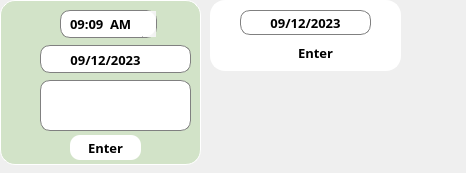
<?xml version="1.0" encoding="UTF-8"?>
<ui version="4.0">
 <class>Popup_Plan</class>
 <widget class="QDialog" name="Popup_Plan">
  <property name="geometry">
   <rect>
    <x>0</x>
    <y>0</y>
    <width>466</width>
    <height>173</height>
   </rect>
  </property>
  <property name="windowTitle">
   <string>Dialog</string>
  </property>
  <widget class="QFrame" name="popup_add_plan">
   <property name="geometry">
    <rect>
     <x>0</x>
     <y>0</y>
     <width>201</width>
     <height>165</height>
    </rect>
   </property>
   <property name="styleSheet">
    <string notr="true">#popup_add_plan{
	background-color: #D2E3C8;
	border-radius: 15;
	border:1px solid white;
}</string>
   </property>
   <property name="frameShape">
    <enum>QFrame::StyledPanel</enum>
   </property>
   <property name="frameShadow">
    <enum>QFrame::Raised</enum>
   </property>
   <widget class="QPlainTextEdit" name="plainTextEdit_detailPlan">
    <property name="geometry">
     <rect>
      <x>40</x>
      <y>80</y>
      <width>151</width>
      <height>51</height>
     </rect>
    </property>
    <property name="font">
     <font>
      <family>SamsungOne</family>
      <bold>false</bold>
     </font>
    </property>
    <property name="styleSheet">
     <string notr="true">border-radius: 10;
background-color: white;
border: 1px solid gray;
padding-left: 5</string>
    </property>
    <property name="plainText">
     <string/>
    </property>
   </widget>
   <widget class="QLabel" name="label_23">
    <property name="geometry">
     <rect>
      <x>10</x>
      <y>90</y>
      <width>21</width>
      <height>21</height>
     </rect>
    </property>
    <property name="text">
     <string/>
    </property>
    <property name="pixmap">
     <pixmap resource="ResourceFile.qrc">:/Icon/Image/icons8-note-40.png</pixmap>
    </property>
    <property name="scaledContents">
     <bool>true</bool>
    </property>
   </widget>
   <widget class="QPushButton" name="pushButton_SetPlan">
    <property name="geometry">
     <rect>
      <x>70</x>
      <y>135</y>
      <width>71</width>
      <height>25</height>
     </rect>
    </property>
    <property name="font">
     <font>
      <family>Samsung Sharp Sans</family>
      <pointsize>10</pointsize>
      <bold>true</bold>
     </font>
    </property>
    <property name="styleSheet">
     <string notr="true">#pushButton_SetPlan
{
	border: 0px solid white;
	background-color: white;
	border-radius: 10px;
}
#pushButton_SetPlan::pressed
{
	background-color: #B5CB99;
	border-style: inset;
}
#pushButton_SetPlan::hover
{
	background-color: #B5CB99;
	border-style: inset;
}</string>
    </property>
    <property name="text">
     <string>Enter</string>
    </property>
    <property name="icon">
     <iconset resource="ResourceFile.qrc">
      <normaloff>:/Icon/Image/icons8-next-50.png</normaloff>:/Icon/Image/icons8-next-50.png</iconset>
    </property>
    <property name="iconSize">
     <size>
      <width>20</width>
      <height>20</height>
     </size>
    </property>
   </widget>
   <widget class="QPlainTextEdit" name="plainTextEdit_10">
    <property name="geometry">
     <rect>
      <x>40</x>
      <y>45</y>
      <width>151</width>
      <height>28</height>
     </rect>
    </property>
    <property name="font">
     <font>
      <family>Samsung Sharp Sans</family>
      <bold>true</bold>
     </font>
    </property>
    <property name="styleSheet">
     <string notr="true">border-radius: 10;
background-color: white;
border: 1px solid gray;
padding-left: 5</string>
    </property>
    <property name="plainText">
     <string/>
    </property>
   </widget>
   <widget class="QLabel" name="label_25">
    <property name="geometry">
     <rect>
      <x>8</x>
      <y>45</y>
      <width>28</width>
      <height>28</height>
     </rect>
    </property>
    <property name="text">
     <string/>
    </property>
    <property name="pixmap">
     <pixmap resource="ResourceFile.qrc">:/Icon/Image/icons8-calendar-48.png</pixmap>
    </property>
    <property name="scaledContents">
     <bool>true</bool>
    </property>
   </widget>
   <widget class="QPushButton" name="pushButton_Selectday_Plan">
    <property name="geometry">
     <rect>
      <x>165</x>
      <y>47</y>
      <width>21</width>
      <height>24</height>
     </rect>
    </property>
    <property name="styleSheet">
     <string notr="true">#pushButton_Selectday_Plan
{
	border: 0px solid white;
	background-color: white;
	border-radius: 10px;
}
#pushButton_Selectday_Plan::pressed
{
	background-color: #99FFFF;
	border-style: inset;
}
#pushButton_Selectday_Plan::hover
{
	background-color: #BBBBBB;
	border-style: inset;
}</string>
    </property>
    <property name="text">
     <string/>
    </property>
    <property name="icon">
     <iconset resource="ResourceFile.qrc">
      <normaloff>:/Icon/Image/icons8-calendar-48.png</normaloff>:/Icon/Image/icons8-calendar-48.png</iconset>
    </property>
    <property name="iconSize">
     <size>
      <width>20</width>
      <height>20</height>
     </size>
    </property>
   </widget>
   <widget class="QLabel" name="label_date_selected_Plan">
    <property name="geometry">
     <rect>
      <x>60</x>
      <y>47</y>
      <width>91</width>
      <height>25</height>
     </rect>
    </property>
    <property name="font">
     <font>
      <family>Samsung Sharp Sans</family>
      <pointsize>10</pointsize>
      <bold>true</bold>
     </font>
    </property>
    <property name="styleSheet">
     <string notr="true">#label_date_selected_Plan{
	background-color: white;
	border-radius: 10;
	border: 1px solid white;
	color: black
}</string>
    </property>
    <property name="text">
     <string>09/12/2023</string>
    </property>
    <property name="alignment">
     <set>Qt::AlignCenter</set>
    </property>
   </widget>
   <widget class="QPlainTextEdit" name="plainTextEdit_Time">
    <property name="geometry">
     <rect>
      <x>60</x>
      <y>10</y>
      <width>97</width>
      <height>28</height>
     </rect>
    </property>
    <property name="font">
     <font>
      <family>Samsung Sharp Sans</family>
      <pointsize>10</pointsize>
      <bold>true</bold>
     </font>
    </property>
    <property name="styleSheet">
     <string notr="true">border-radius: 10;
background-color: white;
border: 1px solid gray;
padding-left: 5</string>
    </property>
    <property name="plainText">
     <string>09:09</string>
    </property>
    <property name="centerOnScroll">
     <bool>false</bool>
    </property>
   </widget>
   <widget class="QLabel" name="label_26">
    <property name="geometry">
     <rect>
      <x>11</x>
      <y>15</y>
      <width>21</width>
      <height>21</height>
     </rect>
    </property>
    <property name="text">
     <string/>
    </property>
    <property name="pixmap">
     <pixmap resource="ResourceFile.qrc">:/Icon/Image/icons8-clock-30.png</pixmap>
    </property>
    <property name="scaledContents">
     <bool>true</bool>
    </property>
   </widget>
   <widget class="QComboBox" name="comboBox_MonthThu">
    <property name="geometry">
     <rect>
      <x>105</x>
      <y>11</y>
      <width>51</width>
      <height>25</height>
     </rect>
    </property>
    <property name="font">
     <font>
      <family>Samsung Sharp Sans</family>
      <pointsize>10</pointsize>
      <bold>true</bold>
     </font>
    </property>
    <property name="layoutDirection">
     <enum>Qt::LeftToRight</enum>
    </property>
    <property name="autoFillBackground">
     <bool>false</bool>
    </property>
    <property name="styleSheet">
     <string notr="true">#comboBox_MonthThu {
	border: 0px solid;
	border-radius: 10px;
	background-color: white;
	color: black;
}
#comboBox_MonthThu::drop-down {
	width: 10px;
	border-top-right-radius: 3px;
	border-bottom-right-radius: 3px;
}

#comboBox_MonthThu::down-arrow {
	image: url(&quot;:/Icon/Image/time.png&quot;);
	width: 18;
	height: 18;
	padding-right: 20
}</string>
    </property>
    <property name="editable">
     <bool>false</bool>
    </property>
    <property name="currentIndex">
     <number>0</number>
    </property>
    <property name="maxVisibleItems">
     <number>10</number>
    </property>
    <item>
     <property name="text">
      <string>AM</string>
     </property>
    </item>
    <item>
     <property name="text">
      <string>PM</string>
     </property>
    </item>
   </widget>
  </widget>
  <widget class="QFrame" name="PopupselectDay_Thu">
   <property name="geometry">
    <rect>
     <x>210</x>
     <y>0</y>
     <width>191</width>
     <height>71</height>
    </rect>
   </property>
   <property name="styleSheet">
    <string notr="true">#PopupselectDay_Thu{
	background-color: white;
	border-radius: 15;
	border: 2px solid white;
}</string>
   </property>
   <property name="frameShape">
    <enum>QFrame::StyledPanel</enum>
   </property>
   <property name="frameShadow">
    <enum>QFrame::Raised</enum>
   </property>
   <widget class="QLabel" name="label_21">
    <property name="geometry">
     <rect>
      <x>40</x>
      <y>37</y>
      <width>31</width>
      <height>31</height>
     </rect>
    </property>
    <property name="text">
     <string/>
    </property>
    <property name="pixmap">
     <pixmap resource="ResourceFile.qrc">:/Icon/Image/icons8-calendar-48.png</pixmap>
    </property>
    <property name="scaledContents">
     <bool>true</bool>
    </property>
   </widget>
   <widget class="QPushButton" name="pushButton_SelectedDay_Thu">
    <property name="geometry">
     <rect>
      <x>70</x>
      <y>40</y>
      <width>71</width>
      <height>25</height>
     </rect>
    </property>
    <property name="font">
     <font>
      <family>Samsung Sharp Sans</family>
      <pointsize>10</pointsize>
      <bold>true</bold>
     </font>
    </property>
    <property name="styleSheet">
     <string notr="true">#pushButton_SelectedDay_Thu
{
	border: 0px solid white;
	background-color: white;
	border-radius: 10px;
}
#pushButton_SelectedDay_Thu::pressed
{
	background-color: #99FFFF;
	border-style: inset;
}
#pushButton_SelectedDay_Thu::hover
{
	background-color: #BBBBBB;
	border-style: inset;
}</string>
    </property>
    <property name="text">
     <string>Enter</string>
    </property>
    <property name="icon">
     <iconset resource="ResourceFile.qrc">
      <normaloff>:/Icon/Image/icons8-next-50.png</normaloff>:/Icon/Image/icons8-next-50.png</iconset>
    </property>
    <property name="iconSize">
     <size>
      <width>20</width>
      <height>20</height>
     </size>
    </property>
   </widget>
   <widget class="QPushButton" name="pushButton_back_day_Thu">
    <property name="geometry">
     <rect>
      <x>0</x>
      <y>10</y>
      <width>30</width>
      <height>30</height>
     </rect>
    </property>
    <property name="styleSheet">
     <string notr="true">#pushButton_back_day_Thu
{
	background-color: white ;
	border-radius: 15;
}
#pushButton_back_day_Thu:pressed
{
	background-color: white;
	border-style: inset;
}
#pushButton_back_day_Thu:hover
{
	background-color: #CCFFFF;
	border-style: inset;
}</string>
    </property>
    <property name="text">
     <string/>
    </property>
    <property name="icon">
     <iconset resource="ResourceFile.qrc">
      <normaloff>:/Icon/Image/back.png</normaloff>:/Icon/Image/back.png</iconset>
    </property>
    <property name="iconSize">
     <size>
      <width>30</width>
      <height>30</height>
     </size>
    </property>
   </widget>
   <widget class="QPushButton" name="pushButton_next_day_Thu">
    <property name="geometry">
     <rect>
      <x>160</x>
      <y>10</y>
      <width>30</width>
      <height>30</height>
     </rect>
    </property>
    <property name="styleSheet">
     <string notr="true">#pushButton_next_day_Thu
{
	background-color :white ;
	border-radius: 15;
}
#pushButton_next_day_Thu:pressed
{
	background-color: white;
	border-style: inset;
}
#pushButton_next_day_Thu:hover
{
	background-color: #CCFFFF;
	border-style: inset;
}</string>
    </property>
    <property name="text">
     <string/>
    </property>
    <property name="icon">
     <iconset resource="ResourceFile.qrc">
      <normaloff>:/Icon/Image/next.png</normaloff>:/Icon/Image/next.png</iconset>
    </property>
    <property name="iconSize">
     <size>
      <width>30</width>
      <height>30</height>
     </size>
    </property>
   </widget>
   <widget class="QLabel" name="label_date_select_Thu">
    <property name="geometry">
     <rect>
      <x>30</x>
      <y>10</y>
      <width>131</width>
      <height>25</height>
     </rect>
    </property>
    <property name="font">
     <font>
      <family>Samsung Sharp Sans</family>
      <pointsize>10</pointsize>
      <bold>true</bold>
     </font>
    </property>
    <property name="styleSheet">
     <string notr="true">#label_date_select_Thu{
	background-color: white;
	border-radius: 10;
	border: 1px solid gray;
	color: black
}</string>
    </property>
    <property name="text">
     <string>09/12/2023</string>
    </property>
    <property name="alignment">
     <set>Qt::AlignCenter</set>
    </property>
   </widget>
  </widget>
 </widget>
 <resources>
  <include location="ResourceFile.qrc"/>
 </resources>
 <connections/>
</ui>
